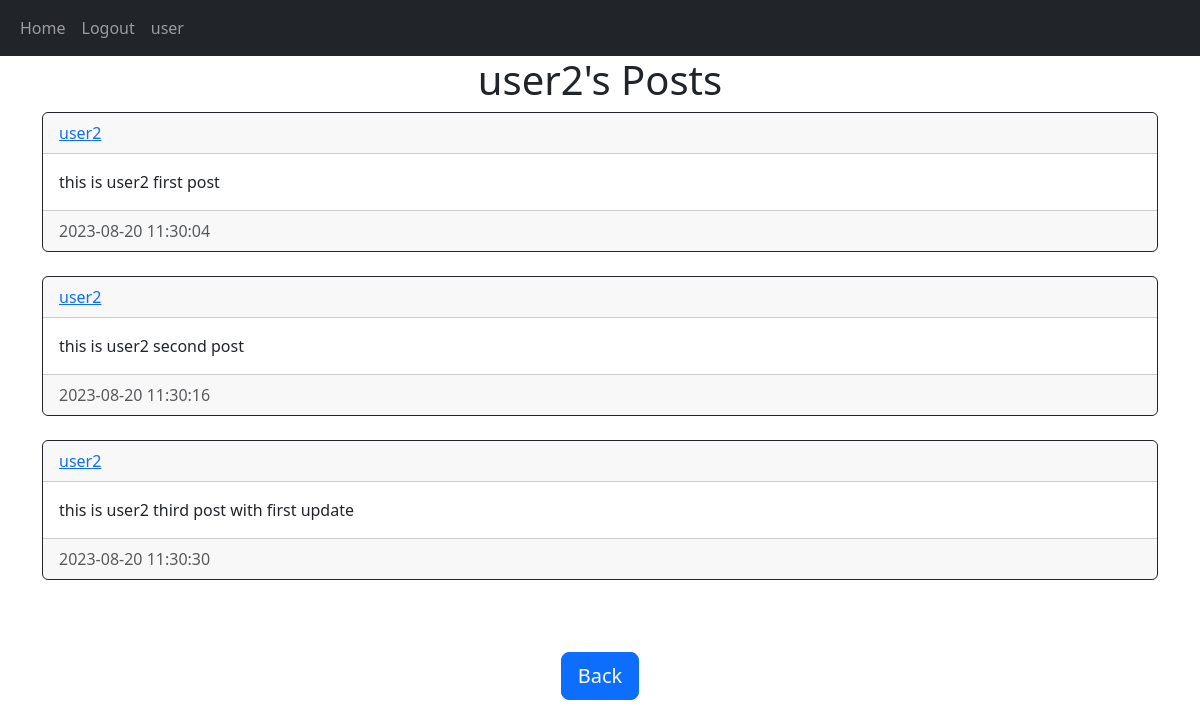
Screenshot of /posts/user2 (signed in) with the database file from the repository.
### app.py (models this page shows)
class Post(db.Model):
    id = db.Column(db.Integer,db.Sequence('seq_reg_id', start=1, increment=1), primary_key=True)
    data_created = db.Column(db.DateTime(timezone=True),default=func.now())
    author = db.Column(db.Integer,db.ForeignKey('user.id',ondelete='CASCADE'), nullable=False)
    text = db.Column(db.Text, nullable=False)

### app.py (the view)
@app.route('/posts/<username>')
def user_page(username):
    posts = Post.query.filter_by(author=username).all()
    return render_template('userPage.html',posts=posts,username=username)

### templates/userPage.html (shortened to what this page needs)
{% extends 'posts_div.html' %}
{% block header %}
{{username}}'s Posts
{% endblock %}

### templates/posts_div.html (shortened to what this page needs)
{% extends 'base.html' %}
{% block content %}
<h1 align="center">{% block header %}Posts{% endblock %}</h1>
<div id="posts">
    {% for post in posts %}
        <div class="card border-dark">
            <div class="card-header d-flex justify-content-between align-item-center">
                <a href="/posts/{{post.author}}">{{post.author}}</a>
            </div>
            <div class="card-body">
                <div class="card-text">{{post.text}}</div>
            </div>
            <div class="card-footer text-muted">
                {{post.data_created}}
            </div>
        </div>
        <br/>
    {% endfor %}
    <br/>
</div>
{% block footer %}
    <br/>
    <div align="center">
        <a href="/home"><button class="btn btn-primary btn-lg">Back</button></a>
    </div>
{% endblock %}
{% endblock %}

### rows the page displays
Post: author "user2", text "this is user2 first post", data_created "2023-08-20 11:30:04"
Post: author "user2", text "this is user2 second post", data_created "2023-08-20 11:30:16"
Post: author "user2", text "this is user2 third post with first update", data_created "2023-08-20 11:30:30"

### other values shown
{{ session['username'] }} "user"
{{ username }} "user2"
